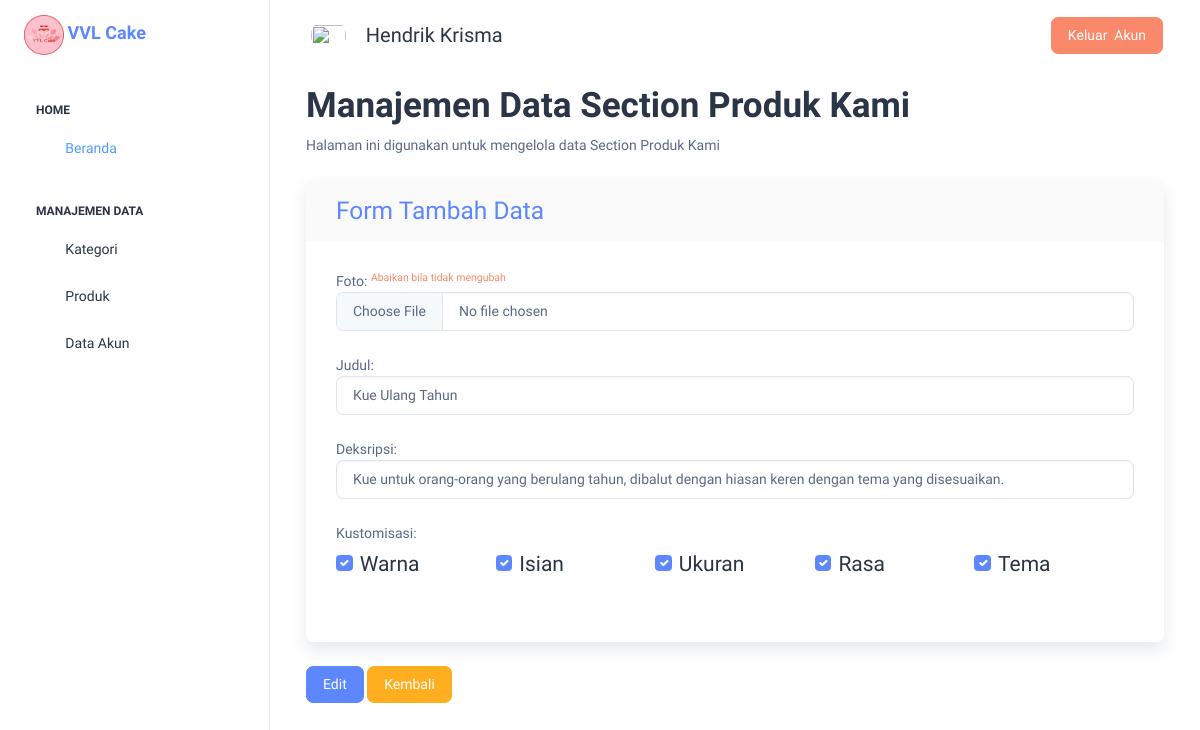
Screenshot of /admin_dashboard.php?section=produk_kami&aksi=edit&id=36 (signed in) with the database file from the repository.
### tables this page shows
CREATE TABLE `produk_kami` (
  `id_produkkami` int(10) NOT NULL,
  `gambar_pk` varchar(255) NOT NULL,
  `judul_pk` varchar(80) NOT NULL,
  `deskripsi_pk` varchar(255) NOT NULL,
  `kustomisasi` varchar(255) NOT NULL
);

### web/produk_kami/produkkami_edit.php (the view, shortened to what this page needs)
<?php
include "./config/connection.php";
$id_produkkami = isset($_GET['id']) ? $_GET['id'] : "";
$id_produkkami = mysqli_real_escape_string($con, $id_produkkami);
$sql = "SELECT * FROM produk_kami WHERE id_produkkami ='$id_produkkami'";
$query = mysqli_query($con, $sql);
$data = mysqli_fetch_array($query);
$kustomisasi = $data['kustomisasi'];
$kustom = explode(", ",$kustomisasi);
?>
<div class="container-fluid">
    <h1 class="fw-semibold mb-2 text-gray-800">Manajemen Data Section Produk Kami</h1>
    <p class="mb-4">
        Halaman ini digunakan untuk mengelola data Section Produk Kami
    </p>
    <div class="card shadow mb-4">
        <div class="card-header py-3">
            <h3 class="m-0 font-weight-bold text-primary">Form Tambah Data</h3>
        </div>
        <form action="./web/produk_kami/produkkami_update.php" method="post" enctype="multipart/form-data">
            <div class=" card-body">
                <div class="form-group mb-4">
                    <label>Foto: <sup class="text-danger">Abaikan bila tidak mengubah</sup></label>
                    <input type="file" class="form-control" name="gambarpk">
                </div>
                <div class="form-group mb-4">
                    <label>Judul:</label>
                    <input type="text" class="form-control" value="<?= $data['judul_pk']; ?>" name="judulpk" required>
                </div>
                <div class="form-group mb-4">
                    <label>Deksripsi:</label>
                    <input type="text" class="form-control" value="<?= $data['deskripsi_pk']; ?>" name="deskripsipk"
                        required>
                </div>
                <label class="mb-2">Kustomisasi:</label>
                <div class="form-group mb-4 col-sm-12 d-flex align-items-stretch">
                    <div class="form-check col">
                        <input type="checkbox" class="form-check-input size-new" name="kustom[]" value="Warna"
                            id="Check1"<?= in_array('Warna', $kustom) ? 'checked="checked"' : '' ?> >
                        <label class="form-check-label h4" for="Check1">Warna</label>
                    </div>
                    <div class="form-check col">
                        <input type="checkbox" class="form-check-input size-new" name="kustom[]" value="Isian"
                            id="Check2" <?= in_array('Isian', $kustom) ? 'checked="checked"' : '' ?> >
                        <label class="form-check-label h4" for="Check2">Isian</label>
                    </div>
                    <div class="form-check col">
                        <input type="checkbox" class="form-check-input size-new" name="kustom[]" value="Ukuran"
                            id="Check3" <?= in_array('Ukuran', $kustom) ? 'checked="checked"' : '' ?> >
                        <label class="form-check-label h4" for="Check3">Ukuran</label>
                    </div>
                    <div class="form-check col">
                        <input type="checkbox" class="form-check-input size-new" name="kustom[]" value="Rasa"
                            id="Check4" <?= in_array('Rasa', $kustom) ? 'checked="checked"' : '' ?>>
                        <label class="form-check-label h4" for="Check4">Rasa</label>
                    </div>
                    <div class="form-check col">
                        <input type="checkbox" class="form-check-input size-new" name="kustom[]" value="Tema"
                            id="Check5" <?= in_array('Tema', $kustom) ? 'checked="checked"' : '' ?>>
                        <label class="form-check-label h4" for="Check5">Tema</label>
                    </div>
                </div>
            </div>
    </div>
    <div class="card-footer">
        <button type="submit" name="edit" value="Edit" class="btn btn-primary">
            <i class="fas fa-save"></i> Edit
        </button>
        <a href="admin_dashboard.php?section=produk_kami" class="btn btn-warning">
            <i class="fas fa-arrow-left"></i> Kembali
        </a>
    </div>
</div>
</div>

### rows the page displays
produk_kami: judulpk "Kue Ulang Tahun", deskripsipk "Kue untuk orang-orang yang berulang tahun, dibalut dengan hiasan keren dengan tema yang disesuaikan.", kustomisasi "☑"

### other values shown
$_SESSION['admin_name'] "Hendrik Krisma"
